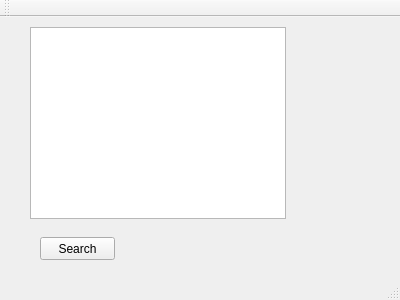
<?xml version="1.0" encoding="UTF-8"?>
<ui version="4.0">
 <class>MainWindow</class>
 <widget class="QMainWindow" name="MainWindow">
  <property name="geometry">
   <rect>
    <x>0</x>
    <y>0</y>
    <width>400</width>
    <height>300</height>
   </rect>
  </property>
  <property name="windowTitle">
   <string>MainWindow</string>
  </property>
  <widget class="QWidget" name="centralWidget">
   <widget class="QListWidget" name="lstFiles">
    <property name="geometry">
     <rect>
      <x>30</x>
      <y>10</y>
      <width>256</width>
      <height>192</height>
     </rect>
    </property>
   </widget>
   <widget class="QPushButton" name="btnSearch">
    <property name="geometry">
     <rect>
      <x>40</x>
      <y>220</y>
      <width>75</width>
      <height>23</height>
     </rect>
    </property>
    <property name="text">
     <string>Search</string>
    </property>
   </widget>
  </widget>
  <widget class="QMenuBar" name="menuBar">
   <property name="geometry">
    <rect>
     <x>0</x>
     <y>0</y>
     <width>400</width>
     <height>21</height>
    </rect>
   </property>
  </widget>
  <widget class="QToolBar" name="mainToolBar">
   <attribute name="toolBarArea">
    <enum>TopToolBarArea</enum>
   </attribute>
   <attribute name="toolBarBreak">
    <bool>false</bool>
   </attribute>
  </widget>
  <widget class="QStatusBar" name="statusBar"/>
 </widget>
 <layoutdefault spacing="6" margin="11"/>
 <resources/>
 <connections/>
</ui>
